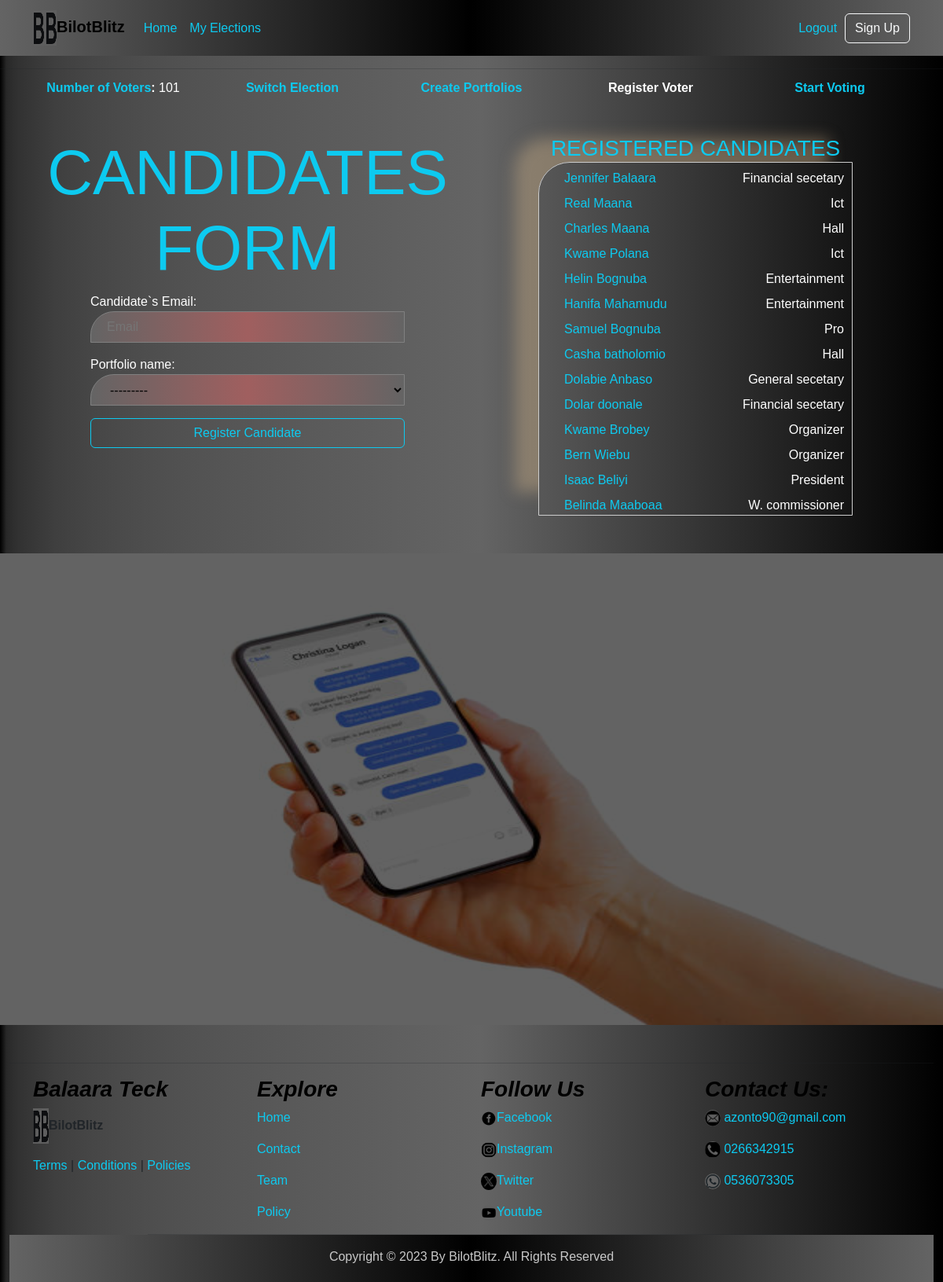
/candidates/37 (signed in), run on the app's committed database.
### base_app/models.py (models this page shows, shortened)
class PortfolioModel(models.Model):
    portfolio_name = models.CharField(max_length=255)
    election_name = models.ForeignKey(ElectorialCommissionOfficerModel, on_delete=models.CASCADE)
    def __str__(self):
        return self.portfolio_name

class CandidateModel(models.Model):
    candidate = models.ForeignKey(VoterRegistrationModel, on_delete=models.CASCADE)
    election_name = models.ForeignKey(ElectorialCommissionOfficerModel, on_delete=models.CASCADE)
    portfolio_name = models.ForeignKey(PortfolioModel, on_delete=models.CASCADE)
    email = models.EmailField()# for filtering candidate in VoterRegistrationModel
    votes = models.PositiveIntegerField(default=0)
    date_registered = models.DateField(auto_now_add=True)

class VoterRegistrationModel(models.Model):
    election_name = models.ForeignKey(ElectorialCommissionOfficerModel, on_delete=models.CASCADE, default=1)
    first_name = models.CharField(max_length=50)
    last_name = models.CharField(max_length=50)
    email = models.EmailField(unique=True)
    date_of_birth = models.DateField()
    address = models.CharField(max_length=200)
    city = models.CharField(max_length=50)
    state = models.CharField(max_length=50)
    zip_code = models.CharField(max_length=10)
    phone_number = models.CharField(max_length=20)
    voter_id = models.CharField(max_length=10,unique=True)
    is_voted = models.BooleanField(default=False)
    date_registed = models.DateField(auto_now_add=True)

### base_app/views.py (the view, shortened to what this page needs)
# urls.py: path('candidates/<int:pk>', views.CandidateView.as_view(), name='candidates'),
class CandidateView(CreateView):
    model = CandidateModel
    form_class = CandidateForm
    template_name = "candidate.html"
    def get(self, request, *args, **kwargs):
        form = self.form_class()
        pk = self.kwargs.get("pk")
        election = get_object_or_404(ElectorialCommissionOfficerModel,user=self.request.user,id=pk)
        no_of_voters = len(VoterRegistrationModel.objects.filter(election_name=election))
        form.fields["portfolio_name"].queryset = PortfolioModel.objects.filter(election_name=election)
        candidates= CandidateModel.objects.filter(election_name=election)
        return render(request, self.template_name, {"form": form, "candidates":candidates,"election":election,"no_of_voters":no_of_voters,"template_name":self.template_name})

### base_app/forms.py
class CandidateForm(forms.ModelForm):
    class Meta:
        model = CandidateModel
        fields = ["email","portfolio_name"]
    email = forms.CharField(label='Candidate`s Email', widget=forms.EmailInput(attrs={'placeholder': 'Email'}))

### templates/candidate.html (shortened to what this page needs)
{%extends 'base_template.html'%}
{%block header%}
    <header>
        {%include 'header.html'%}
    </header>
{%endblock header%}
{%block content%}
<main>
    <div class="mb-5">
        {%include 'explore.html'%}
    </div>
    <div class="container">
        <div class="row mb-5">
          <div class="col-12 col-lg-6 candidate-form-holder">
            <h3 class="text-center text-info display-1">CANDIDATES FORM</h3>
            <form method="POST" class="candidate-form">
              {% for field in form %}
                <p class="text-white m-0 p-0">{{ field.label_tag }}</p>
                <p class="m-0 pb-3">{{ field }}</p>
              {% endfor %}
              <button class="btn btn-outline-info">Register Candidate</button>
            </form>
          </div>
          <div class="col-12 col-lg-6 mb-5 mt-5 m-lg-0">
            <h3 class="text-center text-info mb-0">REGISTERED CANDIDATES</h3>
            {% if candidates%}
            <div class="scrollable-div mt-0">
            <ol class="mt-0">
              {% for candidate in candidates reversed %}
              <li class="candidates text-info mt-2">
                <span>{{ candidate.candidate.first_name }} {{ candidate.candidate.last_name }}</span>
                 <span class="text-white">{{ candidate.portfolio_name.portfolio_name }}</span>
              </li>
              {% endfor %}
            </ol>
            </div>
            {%else%}
             <div class="scrollable">
                <h3 class="text-center text-warning pt-5">You Have No Candidate For This Election</h3>
             </div>
            {%endif%}
          </div>
        </div>
      </div>
      {%include 'site_visual.html'%}
</main>
{%endblock content%}
{%block footer%}
<footer>
    {%include 'footer.html'%}
</footer>
{%endblock footer%}

### static/index.css (style rules this page uses)
* { margin: 0; padding: 0; box-sizing: border-box; }
body { font-family: 'Lucida Sans', 'Lucida Sans Regular', 'Lucida Grande', 'Lucida Sans Unicode', Geneva, Verdana, sans-serif; background: linear-gradient(90deg,black,2%,rgb(100, 100, 100),black); }
main { padding-top: 100px; }
header { position: fixed; width: 100%; top: 0; z-index: 100; }
.candidate-form { display: flex; flex-direction: column; max-width: 400px; margin: 0 auto; }
.candidate-form input, .candidate-form select { width: 100%; border:1px gray solid; border-top-left-radius: 30px; height: 40px; padding-left: 20px; background:linear-gradient(90deg, rgb(100, 100, 100),rgb(160, 95, 95),rgb(100, 100, 100)); }
.candidate-form option { color: rgb(255, 225, 0); background-color: black; }
.candidates { display: flex; justify-content: space-between; }
.scrollable-div { white-space: nowrap; }
.scrollable-div,.scrollable { height: 450px;; max-width: 400px; margin: 0 auto; overflow-y: auto; border: 1px solid #ccc; padding-right:10px; border-top-left-radius: 40px; box-shadow: -30px -30px 20px rgba(213, 183, 139,.4); }

### data on the page
PortfolioModel: form "---------"
CandidateModel: candidate.first_name "Jennifer", candidate.last_name "Balaara", portfolio_name.portfolio_name "Financial secetary"
CandidateModel: candidate.first_name "Real", candidate.last_name "Maana", portfolio_name.portfolio_name "Ict"
CandidateModel: candidate.first_name "Charles", candidate.last_name "Maana", portfolio_name.portfolio_name "Hall"
CandidateModel: candidate.first_name "Kwame", candidate.last_name "Polana", portfolio_name.portfolio_name "Ict"
CandidateModel: candidate.first_name "Helin", candidate.last_name "Bognuba", portfolio_name.portfolio_name "Entertainment"
CandidateModel: candidate.first_name "Hanifa", candidate.last_name "Mahamudu", portfolio_name.portfolio_name "Entertainment"
CandidateModel: candidate.first_name "Samuel", candidate.last_name "Bognuba", portfolio_name.portfolio_name "Pro"
CandidateModel: candidate.first_name "Casha", candidate.last_name "batholomio", portfolio_name.portfolio_name "Hall"
CandidateModel: candidate.first_name "Dolabie", candidate.last_name "Anbaso", portfolio_name.portfolio_name "General secetary"
CandidateModel: candidate.first_name "Dolar", candidate.last_name "doonale", portfolio_name.portfolio_name "Financial secetary"
CandidateModel: candidate.first_name "Kwame", candidate.last_name "Brobey", portfolio_name.portfolio_name "Organizer"
CandidateModel: candidate.first_name "Bern", candidate.last_name "Wiebu", portfolio_name.portfolio_name "Organizer"
CandidateModel: candidate.first_name "Isaac", candidate.last_name "Beliyi", portfolio_name.portfolio_name "President"
CandidateModel: candidate.first_name "Belinda", candidate.last_name "Maaboaa", portfolio_name.portfolio_name "W. commissioner"

### other printed values
{{ no_of_voters }} "101"
{{ field.label_tag }} "Candidate`s Email:" "Portfolio name:"
